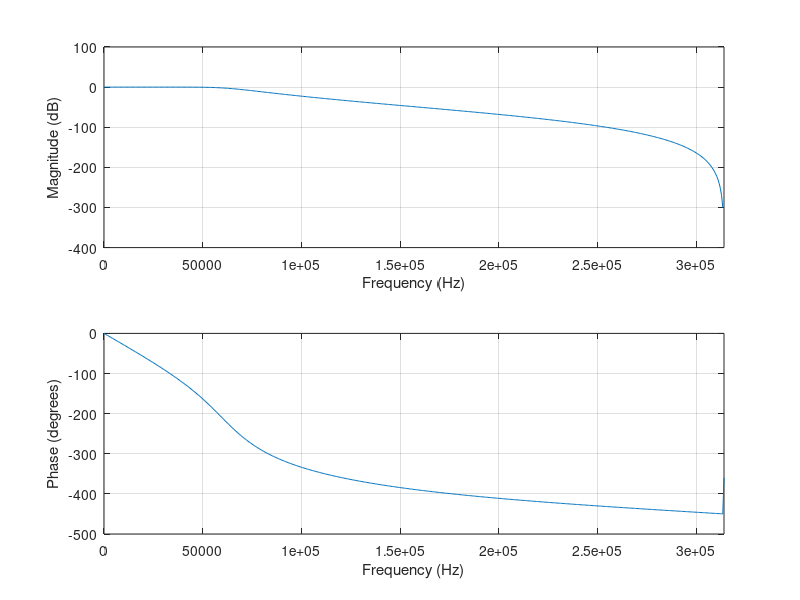
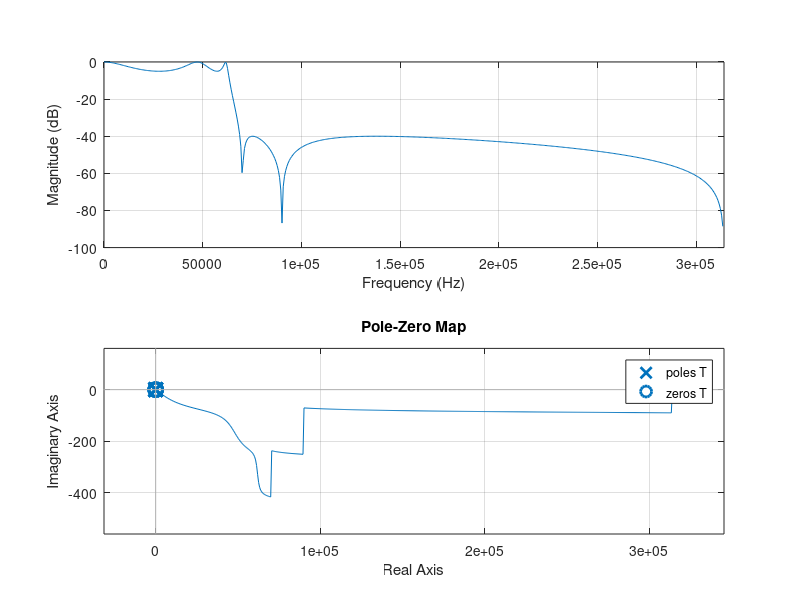

Write MATLAB code to recreate these figures, in order.
%% Butterworth Filter  
clear 
close all
clc
N = 5;
fs = 2*pi*100e3
Wn = 2*pi*20e3/fs;
[num, den] = butter(N, Wn);
[z, p, k] = butter(N, Wn);
freqz(num, den,[],fs)

figure(2)
T = tf(num, den, 1/fs)
pzmap(T);


%% Chebyshev Type I
clear 
close all
clc
N = 5;
fs = 2*pi*100e3
Wp = 2*pi*20e3/fs;
Rp = 5;
[num, den] = cheby1(N, Rp, Wp);
[z, p, k] = cheby1(N, Rp, Wp);
freqz(num, den,[],fs)

figure(2)
T = tf(num, den, 1/fs)
pzmap(T);


%% Chebyshev Type II 
clear 
close all
clc
N = 5;
fs = 2*pi*100e3
Ws = 2*pi*20e3/fs;
Rs = 40;
[num, den] = cheby2(N, Rs, Ws);
[z, p, k] = cheby2(N, Rs, Ws);
freqz(num, den,[],fs)

figure(2)
T = tf(num, den, 1/fs)
pzmap(T);


%% Elliptic
clear 
close all
clc
N = 5;
fs = 2*pi*100e3
Wp = 2*pi*20e3/fs;
Rp = 5;
Rs = 40;
[num, den] = ellip(N, Rp, Rs, Wp);
[z, p, k] = ellip(N, Rp, Rs, Wp);
freqz(num, den,[],fs)

figure(2)
T = tf(num, den, 1/fs)
pzmap(T);

